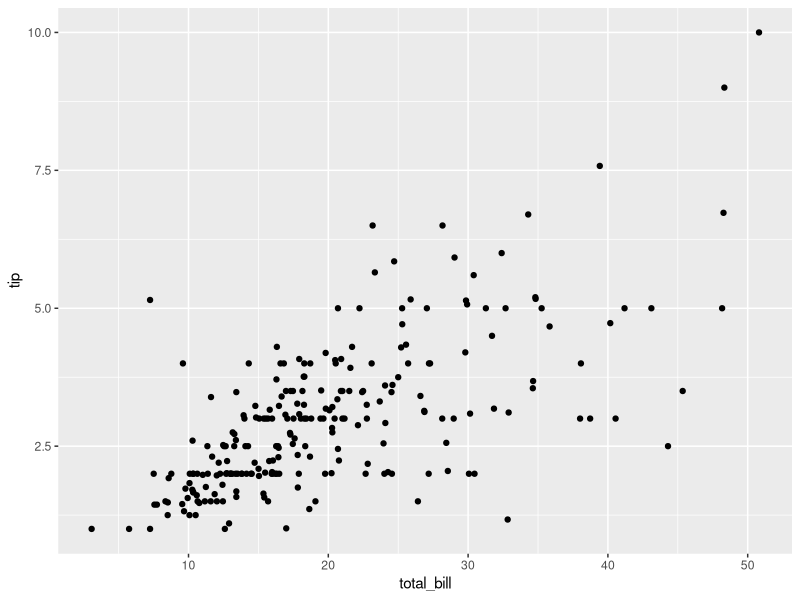
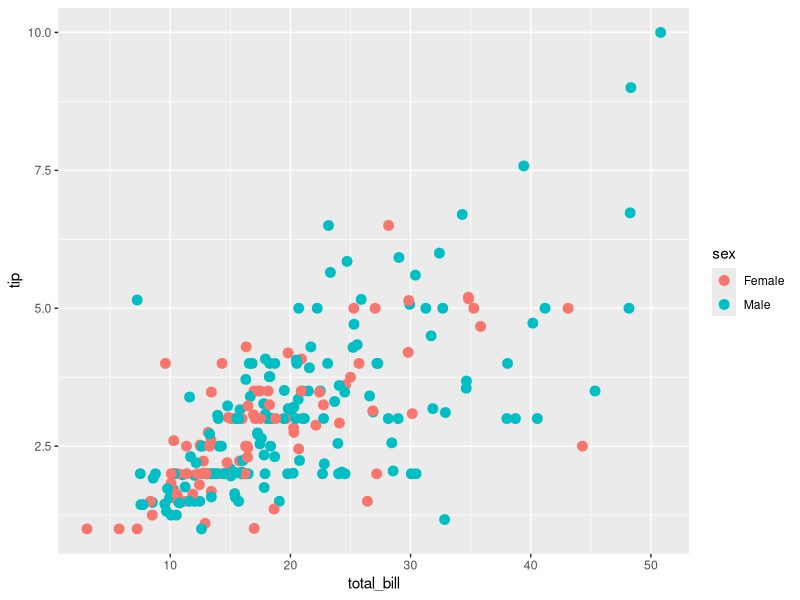
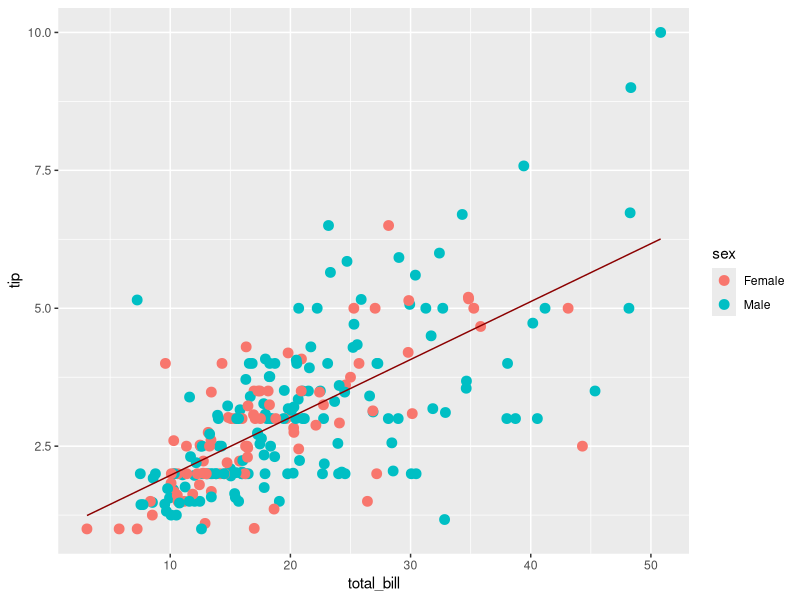
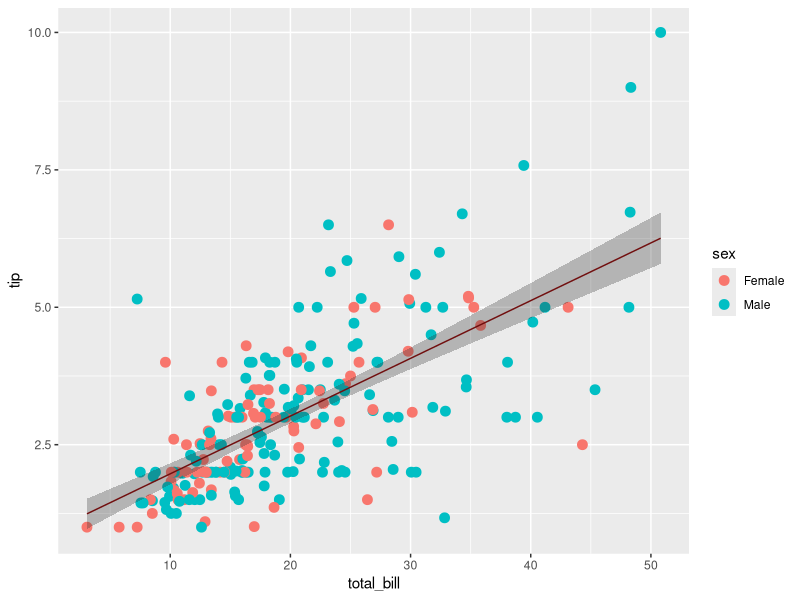
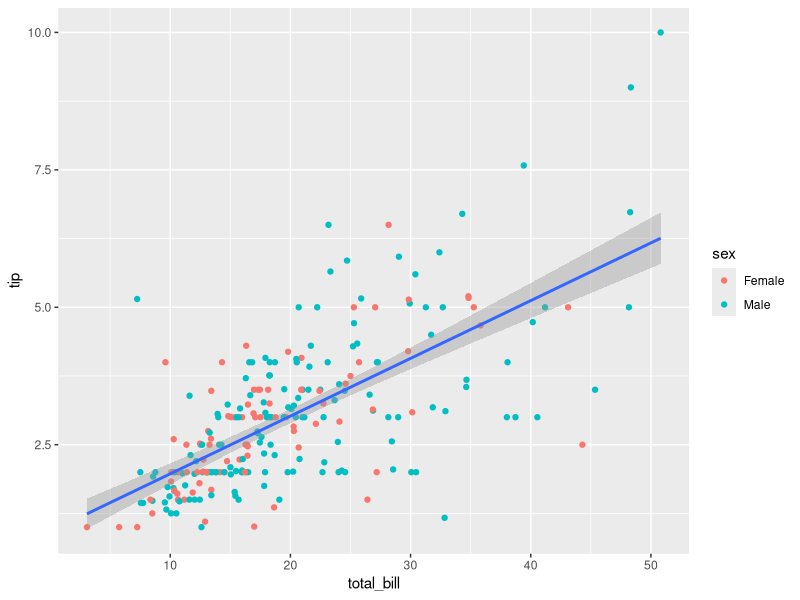
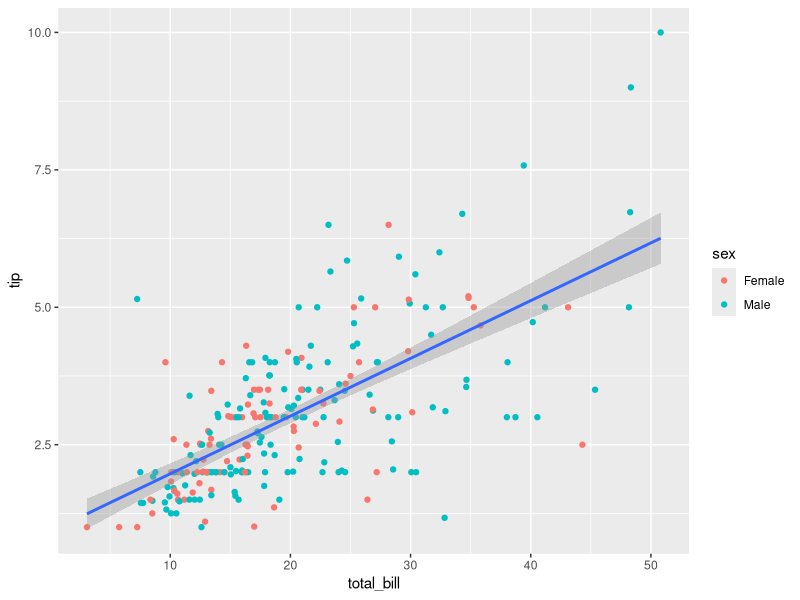
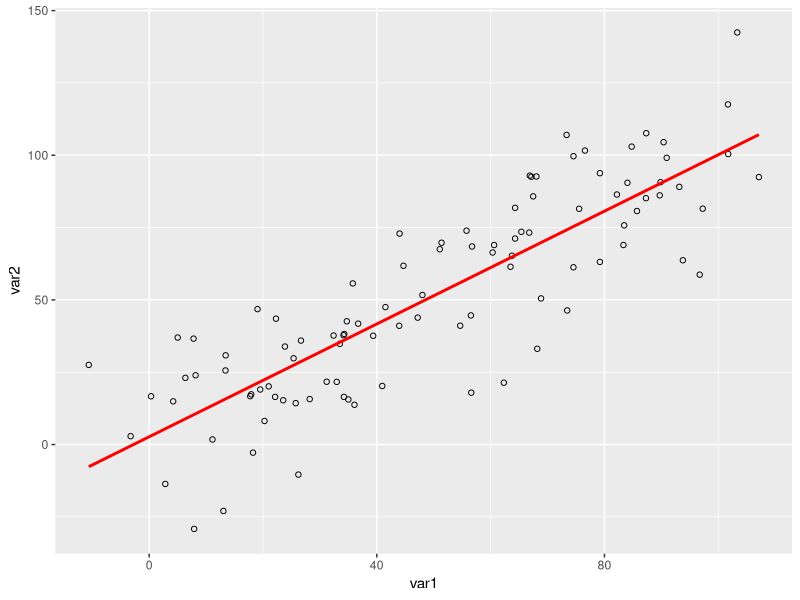
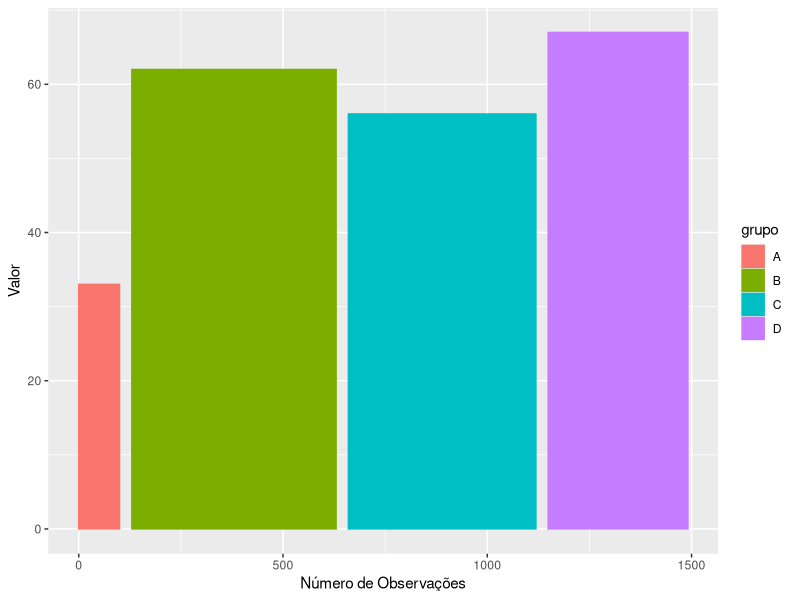

Here is the R script that generated these plots, in order:
# ggplot2

# Configurando o diretório de trabalho
# Coloque entre aspas o diretório de trabalho que você está usando no seu computador
# Não use diretórios com espaço no nome
setwd("~/Cursos/DSA/FCD/BigDataRAzure/Cap04")

# Para saber qual diretório estou trabalhando
getwd()

# Lista de pacotes base carregados
search()


# Um sistema gráfico completo, alternativo ao sistema básico de gráficos do R.
# Oferece mais opções de modificação, legendas prontas e formatação mais sólida.

# https://cran.r-project.org/web/packages/ggplot2/ggplot2.pdf
# https://www.rstudio.com/wp-content/uploads/2015/03/ggplot2-cheatsheet.pdf

# Instalando e carregando o pacote

install.packages("ggplot2")
library(ggplot2)


# Plotando um gráfico básico com qplot()
data(tips, package = 'reshape2')
View(tips)
qplot(total_bill, tip, data = tips, geom = 'point')


# Camada 1

camada1 <- geom_point(
  mapping = aes(x = total_bill, y = tip, color = sex),
  data = tips,
  size = 3
)

ggplot() + camada1

?aes
??aes
?mapping
??mapping


# Contruindo um modelo de regressão

modelo_base <- lm(tip ~ total_bill, data = tips)
modelo_fit <- data.frame(
  total_bill = tips$total_bill,
  predict(modelo_base, interval = "confidence")
)

head(modelo_fit)


# Camada 2

camada2 <- geom_line(
  mapping = aes(x = total_bill, y = fit),
  data = modelo_fit,
  color = "darkred"
)

ggplot() + camada1 + camada2


# Camada 3

camada3 <- geom_ribbon(
  mapping = aes(x = total_bill, ymin = lwr, ymax = upr),
  data = modelo_fit,
  alpha = 0.3
)

ggplot() + camada1 + camada2 + camada3


# Versão final otimizada

ggplot(tips, aes(x = total_bill, y = tip)) +
  geom_point(aes(color = sex)) +
  geom_smooth(method = 'lm')


# Gravando o gráfico em um objeto

myplot <- ggplot(tips, aes(x = total_bill, y = tip)) +
  geom_point(aes(color = sex)) +
  geom_smooth(method = 'lm')

class(myplot)
print(myplot)


# Salvando o gráfico em png

png("Grafico8_ggplot2_Scatterplot1.png", width = 800, height = 500, res = 72)

ggplot(tips, aes(x = total_bill, y = tip)) +
  geom_point(aes(color = sex)) +
  geom_smooth(method = 'lm')

dev.off()




# ScatterPlot com linha de regressão

# Dados


data = data.frame(cond = rep(c('Obs1', 'Obs2'),
                             each = 10), var1 = 1:100 +
                    rnorm(100, sd = 9), var2 = 1:100 +
                    rnorm(100, sd = 16))


# Plot
ggplot(data, aes(x = var1, y = var2)) +
  geom_point(shape = 1) +
  geom_smooth(method = lm, color = 'red', se = FALSE)

# Salvando o gráfico em png

png("Grafico8_ggplot2_Scatterplot2.png", width = 800, height = 500, res = 72)

ggplot(data, aes(x = var1, y = var2)) +
  geom_point(shape = 1) +
  geom_smooth(method = lm, color = 'red', se = FALSE)

dev.off()


# Bar Plot

data = data.frame(grupo = c("A ", "B ", "C ", "D ") ,
                  valor = c(33, 62, 56, 67), 
                  num_obs = c(100, 500, 459, 342))

# Gerando a massa de dados

data$right = cumsum(data$num_obs) + 30 * c(0:c(nrow(data)-1))
data$left = data$right - data$num_obs

# Plot

ggplot(data, aes(ymin = 0)) +
  geom_rect(aes(xmin = left, xmax = right, ymax =valor, color = grupo, fill = grupo)) +
  xlab('Número de Observações') + ylab('Valor') 
               
  

# Salvando o gráfico em png

png("Grafico8_ggplot2_Barplot1.png", width = 800, height = 500, res = 72)

ggplot(data, aes(ymin = 0)) +
  geom_rect(aes(xmin = left, xmax = right, ymax =valor, color = grupo, fill = grupo)) +
  xlab('Número de Observações') + ylab('Valor')

dev.off()



                